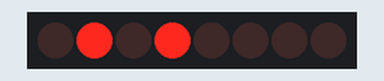
Recording of a sketch running on a simulated Arduino Uno, built with avr-gcc and run on an emulated ATmega328P. On the bench: 8 shift-register outputs drawn as a row of LEDs (first output left, lit = HIGH). Wiring (inferred from the names in the program): shift register (74HC595): data pin 12; shift clock pin 10; latch pin 11. Wiring (inferred from the signals the program sends): row of LEDs: on Q0, Q1, Q2, Q3, Q4, Q5, Q6, Q7.

Above: at 0.2 s.
At 1.2 s:
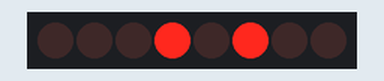
At 1.7 s:
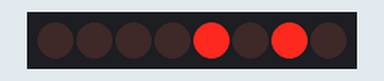
At 2.2 s:
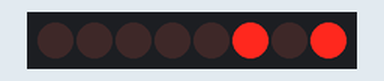
At 3.2 s:
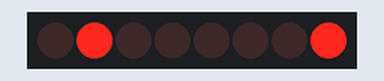
At 4.7 s:
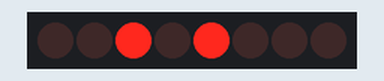
Timing chart, 0 to 5.2 s (numbered marks = the images above):
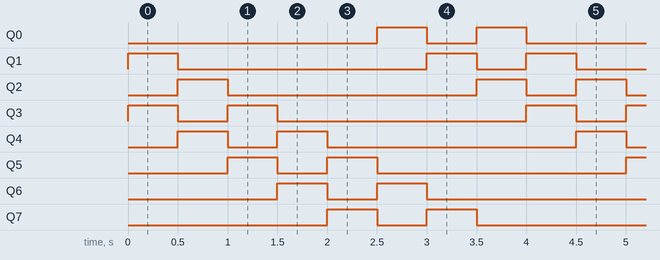

The sketch:

ShiftBinary.ino
```cpp
int latchPin = 11;
int clockPin = 10;
int dataPin = 12;
byte LEDs = 0b01010000;

void setup() {
  Serial.begin(9600);
  pinMode(latchPin, OUTPUT);
  pinMode(clockPin, OUTPUT);
  pinMode(dataPin, OUTPUT);
}

void loop() {
  digitalWrite(latchPin, LOW);
  shiftOut(dataPin, clockPin, LSBFIRST, LEDs);
  digitalWrite(latchPin, HIGH);

  // Shift to the right (explicit)
  // if(LEDs >= 0b10000000){
  //   LEDs = LEDs * 0b00000010;
  //   LEDs += 0b00000001;
  // } else {
  //   LEDs = LEDs * 0b00000010;
  // }

  // Shif to the left (explicit)
  // if(LEDs % 0b00000010 != 0){
  //   LEDs = LEDs / 0b00000010;
  //   LEDs += 0b10000000;
  // } else {
  //   LEDs = LEDs / 0b00000010;
  // }

  // Shift to the right (math)
  //LEDs = LEDs/128+LEDs*2;

  // Shift to the right (math)
  LEDs = LEDs*128+LEDs/2;


  delay(500);

}
```

Measured:
- by itself, Q0, Q3–7: repeats every 4.0 s: LOW 0.50 s, HIGH 0.50 s, LOW 2.5 s, HIGH 0.50 s
- by itself, Q1, Q2: repeats every 4.0 s: LOW 2.5 s, HIGH 0.50 s, LOW 0.50 s, HIGH 0.50 s
- by itself, everything shown: repeats every 4.0 s, in 8 steps
